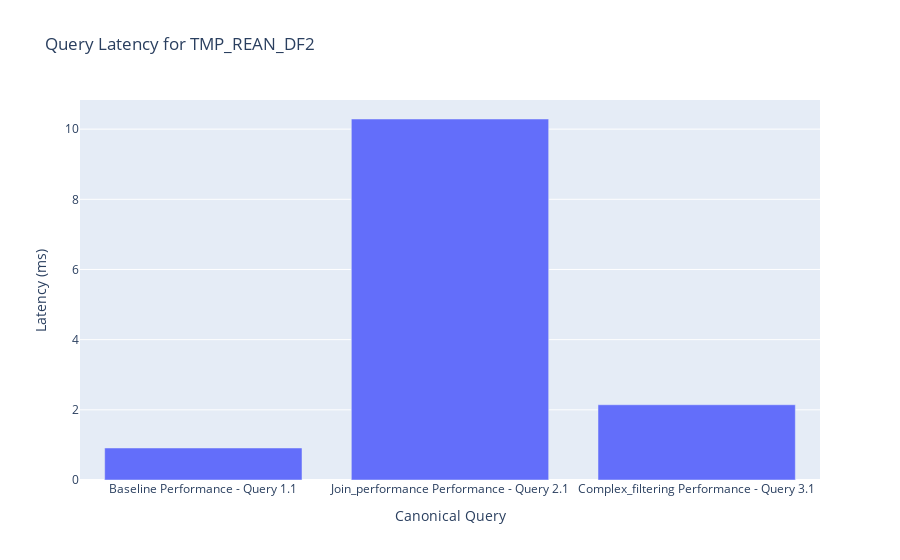

This figure's notebook cell:
### Markdown cell above
--- 
## 6. Performance Benchmark Analysis

### Code cell
display_header("Canonical Query Performance Results")

if performance_df is not None and not performance_df.empty:
    display(performance_df[['query_name', 'latency_ms', 'status']])
    
    # Plot the results for successful queries
    success_df = performance_df[performance_df['status'] == 'Success']
    if not success_df.empty:
        fig = px.bar(success_df, x='query_name', y='latency_ms',
                     title=f'Query Latency for {DATABASE_NAME}',
                     labels={'latency_ms': 'Latency (ms)', 'query_name': 'Canonical Query'})
        fig.show()
else:
    print("No performance benchmark data available.")

### Figure 1 — Plotly figure (JSON) as saved in the notebook; plotly's stock layout.template omitted (floating-point values rounded to 4 significant figures)
{"data": [{"hovertemplate": "Canonical Query=%{x}<br>Latency (ms)=%{y}<extra></extra>", "legendgroup": "", "marker": {"color": "#636efa", "pattern": {"shape": ""}}, "name": "", "orientation": "v", "showlegend": false, "textposition": "auto", "type": "bar", "x": ["Baseline Performance - Query 1.1", "Join_performance Performance - Query 2.1", "Complex_filtering Performance - Query 3.1"], "xaxis": "x", "y": [0.9123, 10.29, 2.145], "yaxis": "y"}], "layout": {"barmode": "relative", "legend": {"tracegroupgap": 0}, "title": {"text": "Query Latency for TMP_REAN_DF2"}, "xaxis": {"anchor": "y", "domain": [0, 1], "title": {"text": "Canonical Query"}}, "yaxis": {"anchor": "x", "domain": [0, 1], "title": {"text": "Latency (ms)"}}}}
